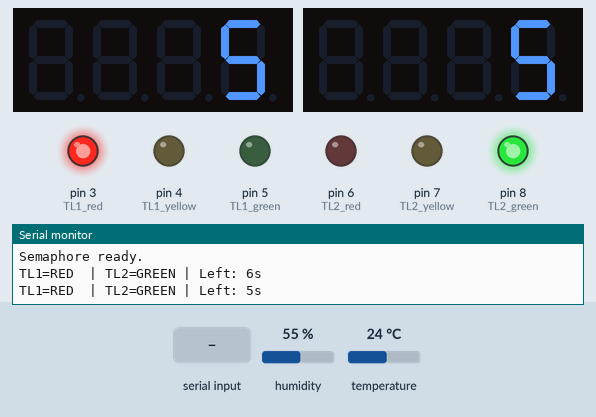
This sketch was run on a simulated Arduino Uno, built with avr-gcc and run on an emulated ATmega328P. Shown: 2 × 4-digit seven-segment display, output pins drawn as LEDs (lit = HIGH), the last lines printed to the serial monitor. The inputs (shaded band) are chosen by the test bench; at power-on: humidity 55 %, temperature 24 °C. Random numbers use the default seed unless the sketch sets one.

Above: at 3.2 s.
3.3 s: "AUTO:1\n" received over the second serial link
7.3 s: "RESET:1\n" received over the second serial link
At 9.5 s:
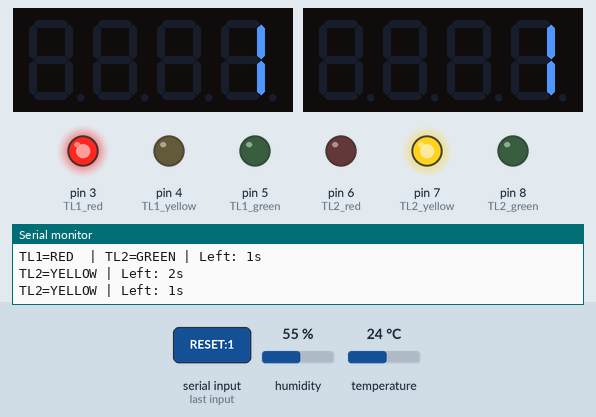
11.3 s: "AUTO\n" received over the second serial link
At 19.1 s:
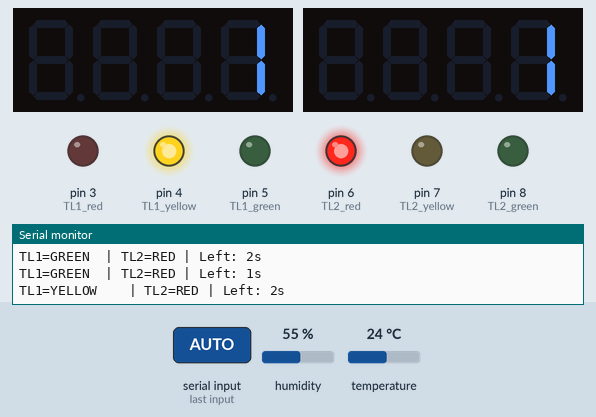
Timing chart, 0 to 29.3 s (numbered marks = the images above; inputs shaded):
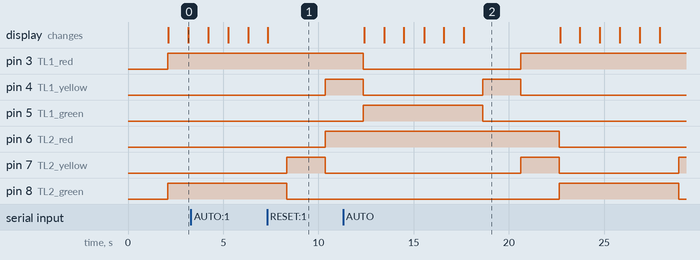

The sketch:

client_arduino.ino
```cpp
// ═══════════════════════════════════════════════════════════════
//  CLIENT ARDUINO – Uno (semaphore)
//    RX = pin 2
//    TX = pin 13
//
//    A1 (TX) ──→ (RX)
//    13(TX) ──→ (RX)
//    GND ─────────── GND
//
//  Libraries:
//    - TM1637Display (Avishay Orpaz)
//    - DHT sensor library (Adafruit)
//    - Adafruit Unified Sensor
// ═══════════════════════════════════════════════════════════════

#include <SoftwareSerial.h>
#include <TM1637Display.h>
#include <DHT.h>

// ── SoftwareSerial ───────────────────────────────────────────
SoftwareSerial softSerial(2, 13);  // RX=2, TX=13

// ── DHT sensor ───────────────────────────────────────────────
#define DHT_PIN  A2   // DATA pin
#define DHT_TYPE DHT11
DHT dht(DHT_PIN, DHT_TYPE);

// ── TM1637 display ───────────────────────────────────────────
// TL1: CLK=10, DIO=9
// TL2: CLK=11, DIO=A2
#define CLK_PIN_1 10
#define DIO_PIN_1  9
#define CLK_PIN_2 11
#define DIO_PIN_2 12
TM1637Display tm(CLK_PIN_1, DIO_PIN_1);
TM1637Display tm2(CLK_PIN_2, DIO_PIN_2);

// ── Semaphore pins ──────────────────────────────────────────
const int TL1_red = 3, TL1_yellow = 4, TL1_green = 5;
const int TL2_red = 6, TL2_yellow = 7, TL2_green = 8;

// ── Times (seconds) ────────────────────────────────────────
int greenTime  = 6;
int redTime    = 6;
int yellowTime = 2;

// ── DHT timer ───────────────────────────────────────────────
unsigned long lastTempSend = 0;
#define TEMP_SEND_INTERVAL 5000  // every 5 seconds

// ── Forward declarations ──────────────────────────────────────
void phase(String name, int duration,
           bool tl1r, bool tl1y, bool tl1g,
           bool tl2r, bool tl2y, bool tl2g,
           bool showDisplay);
void handleSerial(String data);
void showCountdown(int seconds);
void sendTemperature();
void setupDHT();
void sendTemperature();

// ════════════════════════════════════════════════════════════
void setup() {
  Serial.begin(9600);
  softSerial.begin(9600);

  pinMode(TL1_red,    OUTPUT); pinMode(TL1_yellow, OUTPUT); pinMode(TL1_green, OUTPUT);
  pinMode(TL2_red,    OUTPUT); pinMode(TL2_yellow, OUTPUT); pinMode(TL2_green, OUTPUT);

  tm.setBrightness(5);  tm.clear();
  tm2.setBrightness(5); tm2.clear();

  setupDHT();

  Serial.println("Semaphore ready.");
}

// ════════════════════════════════════════════════════════════
void loop() {
  // ── Receive commands from server ─────────────────────────────
  if (softSerial.available()) {
    String data = softSerial.readStringUntil('\n');
    data.trim();
    Serial.println("Received: " + data);
    handleSerial(data);
  }

  // ── Send temperature to server every 5s ──────────────────
  if (millis() - lastTempSend >= TEMP_SEND_INTERVAL) {
    sendTemperature();
    lastTempSend = millis();
  }

  // ── Semaphore cycle ───────────────────────────────────────
  phase("TL1=RED  | TL2=GREEN",       6,          true,  false, false, false, false, true,  true);
  phase("TL2=YELLOW",                        yellowTime, true,  false, false, false, true,  false, false);
  phase("TL1=RED+YELLOW | TL2=RED",   yellowTime, true,  true,  false, true,  false, false, false);
  phase("TL1=GREEN  | TL2=RED",        greenTime,  false, false, true,  true,  false, false, true);
  phase("TL1=YELLOW    | TL2=RED",        yellowTime, false, true,  false, true,  false, false, false);
  phase("TL1=RED  | TL2=RED+YELLOW",  yellowTime, true,  false, false, true,  true,  false, false);
}

// ── Processing received commands ────────────────────────────────
void handleSerial(String data) {
  if (data.startsWith("AUTO")) {
    int colonIdx = data.indexOf(':');
    if (colonIdx != -1) {
      int t = data.substring(colonIdx + 1).toInt();
      if (t >= 6 && t <= 20) {
        greenTime = t;
        redTime   = t;
        Serial.print("AUTO: greenTime=redTime=");
        Serial.print(t); Serial.println("s");
      }
    }
  } else if (data.startsWith("RESET")) {
    greenTime = 6;
    redTime   = 6;
    Serial.println("RESET: 6s/6s");
  }
}

// ── Semaphore phase ─────────────────────────────────────────────
void phase(String name, int duration,
           bool tl1r, bool tl1y, bool tl1g,
           bool tl2r, bool tl2y, bool tl2g,
           bool showDisplay) {

  digitalWrite(TL1_red,    tl1r ? HIGH : LOW);
  digitalWrite(TL1_yellow, tl1y ? HIGH : LOW);
  digitalWrite(TL1_green,  tl1g ? HIGH : LOW);
  digitalWrite(TL2_red,    tl2r ? HIGH : LOW);
  digitalWrite(TL2_yellow, tl2y ? HIGH : LOW);
  digitalWrite(TL2_green,  tl2g ? HIGH : LOW);

  for (int i = duration; i > 0; i--) {
    // Check for UART
    if (softSerial.available()) {
      String data = softSerial.readStringUntil('\n');
      data.trim();
      Serial.println("Received (mid-phase): " + data);
      handleSerial(data);
    }

    // Send temp if is time
    if (millis() - lastTempSend >= TEMP_SEND_INTERVAL) {
      sendTemperature();
      lastTempSend = millis();
    }

    if (showDisplay) showCountdown(i);

    Serial.print(name);
    Serial.print(" | Left: ");
    Serial.print(i);
    Serial.println("s");
    delay(1000);
  }
}

// ─────────  TM1637  ──────────
void showCountdown(int seconds) {
  int val = seconds % 100;
  uint8_t segs[4];
  segs[0] = 0x00;
  segs[1] = 0x00;
  segs[2] = (val >= 10) ? tm.encodeDigit(val / 10) : 0x00;
  segs[3] = tm.encodeDigit(val % 10);
  tm.setSegments(segs);
  tm2.setSegments(segs);
}

void sendTemperature() {
  // Simulate DHT values
  float temp = random(200, 301) / 10.0;  // generate 20.0 - 30.0

  String msg = "TEMP:" + String(temp, 1);
  softSerial.println(msg);
  Serial.println("TX -> " + msg);
}

void setupDHT() {
  pinMode(DHT_PIN, INPUT_PULLUP);  // pull-up (~25kΩ)
  dht.begin();
  delay(2000);
  // Read for activate sensor
  float temp = dht.readTemperature();
  if (isnan(temp)) {
    Serial.println("First read failed, trying again...");
    delay(1000);
    temp = dht.readTemperature();
    if (isnan(temp)) {
      Serial.println("DHT error - cant read temperature.");
    } else {
      Serial.println("DHT readed temp: " + String(temp, 1) + "°C");
    }
  } else {
    Serial.println("DHT read: " + String(temp, 1) + "°C");
  }

  // Send temperature to server
  sendTemperature();
}
```
